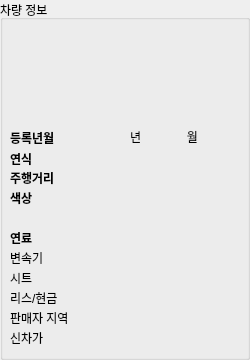
  <widget class="QGroupBox" name="groupBox">
   <property name="geometry">
    <rect>
     <x>10</x>
     <y>10</y>
     <width>250</width>
     <height>360</height>
    </rect>
   </property>
   <property name="font">
    <font>
     <pointsize>9</pointsize>
     <weight>50</weight>
     <italic>false</italic>
     <bold>false</bold>
     <underline>false</underline>
     <kerning>false</kerning>
    </font>
   </property>
   <property name="focusPolicy">
    <enum>Qt::NoFocus</enum>
   </property>
   <property name="contextMenuPolicy">
    <enum>Qt::DefaultContextMenu</enum>
   </property>
   <property name="styleSheet">
    <string notr="true"/>
   </property>
   <property name="title">
    <string>차량 정보</string>
   </property>
   <property name="flat">
    <bool>false</bool>
   </property>
   <widget class="QLabel" name="q_color">
    <property name="geometry">
     <rect>
      <x>90</x>
      <y>190</y>
      <width>140</width>
      <height>16</height>
     </rect>
    </property>
    <property name="font">
     <font>
      <pointsize>9</pointsize>
      <weight>75</weight>
      <bold>true</bold>
     </font>
    </property>
    <property name="styleSheet">
     <string notr="true"/>
    </property>
    <property name="text">
     <string/>
    </property>
   </widget>
   <widget class="QLabel" name="q_seat">
    <property name="geometry">
     <rect>
      <x>90</x>
      <y>270</y>
      <width>140</width>
      <height>16</height>
     </rect>
    </property>
    <property name="font">
     <font>
      <pointsize>9</pointsize>
     </font>
    </property>
    <property name="text">
     <string/>
    </property>
   </widget>
   <widget class="QLabel" name="q_fuel">
    <property name="geometry">
     <rect>
      <x>90</x>
      <y>230</y>
      <width>140</width>
      <height>16</height>
     </rect>
    </property>
    <property name="font">
     <font>
      <pointsize>9</pointsize>
      <weight>75</weight>
      <bold>true</bold>
     </font>
    </property>
    <property name="text">
     <string/>
    </property>
   </widget>
   <widget class="QLabel" name="q_mission">
    <property name="geometry">
     <rect>
      <x>90</x>
      <y>250</y>
      <width>140</width>
      <height>16</height>
     </rect>
    </property>
    <property name="font">
     <font>
      <pointsize>9</pointsize>
     </font>
    </property>
    <property name="text">
     <string/>
    </property>
   </widget>
   <widget class="QLabel" name="q_lease">
    <property name="geometry">
     <rect>
      <x>90</x>
      <y>290</y>
      <width>140</width>
      <height>16</height>
     </rect>
    </property>
    <property name="font">
     <font>
      <pointsize>9</pointsize>
     </font>
    </property>
    <property name="text">
     <string/>
    </property>
   </widget>
   <widget class="QLabel" name="q_region">
    <property name="geometry">
     <rect>
      <x>90</x>
      <y>310</y>
      <width>140</width>
      <height>16</height>
     </rect>
    </property>
    <property name="font">
     <font>
      <pointsize>9</pointsize>
     </font>
    </property>
    <property name="text">
     <string/>
    </property>
   </widget>
   <widget class="QLabel" name="label">
    <property name="geometry">
     <rect>
      <x>10</x>
      <y>130</y>
      <width>70</width>
      <height>16</height>
     </rect>
    </property>
    <property name="font">
     <font>
      <weight>75</weight>
      <bold>true</bold>
     </font>
    </property>
    <property name="styleSheet">
     <string notr="true"/>
    </property>
    <property name="text">
     <string>등록년월</string>
    </property>
    <property name="alignment">
     <set>Qt::AlignLeading|Qt::AlignLeft|Qt::AlignVCenter</set>
    </property>
   </widget>
   <widget class="QLabel" name="label_2">
    <property name="geometry">
     <rect>
      <x>10</x>
      <y>170</y>
      <width>70</width>
      <height>16</height>
     </rect>
    </property>
    <property name="font">
     <font>
      <weight>75</weight>
      <bold>true</bold>
     </font>
    </property>
    <property name="styleSheet">
     <string notr="true"/>
    </property>
    <property name="text">
     <string>주행거리</string>
    </property>
    <property name="alignment">
     <set>Qt::AlignLeading|Qt::AlignLeft|Qt::AlignVCenter</set>
    </property>
   </widget>
   <widget class="QLabel" name="label_3">
    <property name="geometry">
     <rect>
      <x>10</x>
      <y>190</y>
      <width>70</width>
      <height>16</height>
     </rect>
    </property>
    <property name="font">
     <font>
      <weight>75</weight>
      <bold>true</bold>
     </font>
    </property>
    <property name="styleSheet">
     <string notr="true"/>
    </property>
    <property name="text">
     <string>색상</string>
    </property>
    <property name="alignment">
     <set>Qt::AlignLeading|Qt::AlignLeft|Qt::AlignVCenter</set>
    </property>
   </widget>
   <widget class="QLabel" name="label_14">
    <property name="geometry">
     <rect>
      <x>10</x>
      <y>230</y>
      <width>70</width>
      <height>16</height>
     </rect>
    </property>
    <property name="font">
     <font>
      <weight>75</weight>
      <bold>true</bold>
     </font>
    </property>
    <property name="styleSheet">
     <string notr="true"/>
    </property>
    <property name="text">
     <string>연료</string>
    </property>
    <property name="alignment">
     <set>Qt::AlignLeading|Qt::AlignLeft|Qt::AlignVCenter</set>
    </property>
   </widget>
   <widget class="QLabel" name="label_15">
    <property name="geometry">
     <rect>
      <x>10</x>
      <y>250</y>
      <width>70</width>
      <height>16</height>
     </rect>
    </property>
    <property name="styleSheet">
     <string notr="true"/>
    </property>
    <property name="text">
     <string>변속기</string>
    </property>
    <property name="alignment">
     <set>Qt::AlignLeading|Qt::AlignLeft|Qt::AlignVCenter</set>
    </property>
   </widget>
   <widget class="QLabel" name="label_16">
    <property name="geometry">
     <rect>
      <x>10</x>
      <y>270</y>
      <width>70</width>
      <height>16</height>
     </rect>
    </property>
    <property name="styleSheet">
     <string notr="true"/>
    </property>
    <property name="text">
     <string>시트</string>
    </property>
    <property name="alignment">
     <set>Qt::AlignLeading|Qt::AlignLeft|Qt::AlignVCenter</set>
    </property>
   </widget>
   <widget class="QLabel" name="label_17">
    <property name="geometry">
     <rect>
      <x>10</x>
      <y>290</y>
      <width>70</width>
      <height>16</height>
     </rect>
    </property>
    <property name="styleSheet">
     <string notr="true"/>
    </property>
    <property name="text">
     <string>리스/현금</string>
    </property>
    <property name="alignment">
     <set>Qt::AlignLeading|Qt::AlignLeft|Qt::AlignVCenter</set>
    </property>
   </widget>
   <widget class="QLabel" name="label_18">
    <property name="geometry">
     <rect>
      <x>10</x>
      <y>310</y>
      <width>70</width>
      <height>16</height>
     </rect>
    </property>
    <property name="styleSheet">
     <string notr="true"/>
    </property>
    <property name="text">
     <string>판매자 지역</string>
    </property>
    <property name="alignment">
     <set>Qt::AlignLeading|Qt::AlignLeft|Qt::AlignVCenter</set>
    </property>
   </widget>
   <widget class="QLabel" name="label_8">
    <property name="geometry">
     <rect>
      <x>10</x>
      <y>151</y>
      <width>70</width>
      <height>16</height>
     </rect>
    </property>
    <property name="font">
     <font>
      <weight>75</weight>
      <bold>true</bold>
     </font>
    </property>
    <property name="styleSheet">
     <string notr="true"/>
    </property>
    <property name="text">
     <string>연식</string>
    </property>
    <property name="alignment">
     <set>Qt::AlignLeading|Qt::AlignLeft|Qt::AlignVCenter</set>
    </property>
   </widget>
   <widget class="QLabel" name="q_color_detail">
    <property name="geometry">
     <rect>
      <x>90</x>
      <y>210</y>
      <width>140</width>
      <height>16</height>
     </rect>
    </property>
    <property name="font">
     <font>
      <pointsize>9</pointsize>
      <weight>50</weight>
      <italic>false</italic>
      <bold>false</bold>
     </font>
    </property>
    <property name="styleSheet">
     <string notr="true"/>
    </property>
    <property name="text">
     <string/>
    </property>
   </widget>
   <widget class="QLabel" name="q_grade">
    <property name="geometry">
     <rect>
      <x>10</x>
      <y>110</y>
      <width>230</width>
      <height>20</height>
     </rect>
    </property>
    <property name="font">
     <font>
      <pointsize>9</pointsize>
      <weight>75</weight>
      <bold>true</bold>
     </font>
    </property>
    <property name="styleSheet">
     <string notr="true"/>
    </property>
    <property name="text">
     <string/>
    </property>
   </widget>
   <widget class="QLabel" name="q_model_detail">
    <property name="geometry">
     <rect>
      <x>10</x>
      <y>90</y>
      <width>230</width>
      <height>20</height>
     </rect>
    </property>
    <property name="font">
     <font>
      <pointsize>9</pointsize>
      <weight>75</weight>
      <bold>true</bold>
     </font>
    </property>
    <property name="text">
     <string/>
    </property>
   </widget>
   <widget class="QLabel" name="q_brand">
    <property name="geometry">
     <rect>
      <x>10</x>
      <y>50</y>
      <width>230</width>
      <height>20</height>
     </rect>
    </property>
    <property name="font">
     <font>
      <pointsize>9</pointsize>
     </font>
    </property>
    <property name="text">
     <string/>
    </property>
   </widget>
   <widget class="QLabel" name="q_model">
    <property name="geometry">
     <rect>
      <x>10</x>
      <y>70</y>
      <width>230</width>
      <height>20</height>
     </rect>
    </property>
    <property name="font">
     <font>
      <pointsize>9</pointsize>
     </font>
    </property>
    <property name="text">
     <string/>
    </property>
   </widget>
   <widget class="QLabel" name="q_years">
    <property name="geometry">
     <rect>
      <x>90</x>
      <y>130</y>
      <width>28</width>
      <height>16</height>
     </rect>
    </property>
    <property name="font">
     <font>
      <pointsize>9</pointsize>
      <weight>75</weight>
      <bold>true</bold>
     </font>
    </property>
    <property name="text">
     <string/>
    </property>
   </widget>
   <widget class="QLabel" name="label_4">
    <property name="geometry">
     <rect>
      <x>130</x>
      <y>130</y>
      <width>18</width>
      <height>16</height>
     </rect>
    </property>
    <property name="font">
     <font>
      <pointsize>9</pointsize>
     </font>
    </property>
    <property name="styleSheet">
     <string notr="true"/>
    </property>
    <property name="text">
     <string>년</string>
    </property>
    <property name="alignment">
     <set>Qt::AlignBottom|Qt::AlignLeading|Qt::AlignLeft</set>
    </property>
   </widget>
   <widget class="QLabel" name="label_6">
    <property name="geometry">
     <rect>
      <x>180</x>
      <y>130</y>
      <width>18</width>
      <height>16</height>
     </rect>
    </property>
    <property name="font">
     <font>
      <pointsize>9</pointsize>
     </font>
    </property>
    <property name="styleSheet">
     <string notr="true"/>
    </property>
    <property name="text">
     <string>월</string>
    </property>
    <property name="alignment">
     <set>Qt::AlignBottom|Qt::AlignRight|Qt::AlignTrailing</set>
    </property>
   </widget>
   <widget class="QLabel" name="q_month">
    <property name="geometry">
     <rect>
      <x>157</x>
      <y>130</y>
      <width>17</width>
      <height>16</height>
     </rect>
    </property>
    <property name="font">
     <font>
      <pointsize>9</pointsize>
      <weight>75</weight>
      <bold>true</bold>
     </font>
    </property>
    <property name="text">
     <string/>
    </property>
    <property name="alignment">
     <set>Qt::AlignRight|Qt::AlignTrailing|Qt::AlignVCenter</set>
    </property>
   </widget>
   <widget class="QLabel" name="q_car_years">
    <property name="geometry">
     <rect>
      <x>90</x>
      <y>150</y>
      <width>36</width>
      <height>16</height>
     </rect>
    </property>
    <property name="font">
     <font>
      <pointsize>9</pointsize>
      <weight>75</weight>
      <bold>true</bold>
     </font>
    </property>
    <property name="text">
     <string/>
    </property>
   </widget>
   <widget class="QLabel" name="q_mileage">
    <property name="geometry">
     <rect>
      <x>90</x>
      <y>170</y>
      <width>81</width>
      <height>16</height>
     </rect>
    </property>
    <property name="font">
     <font>
      <pointsize>9</pointsize>
      <weight>75</weight>
      <bold>true</bold>
     </font>
    </property>
    <property name="text">
     <string/>
    </property>
   </widget>
   <widget class="QLabel" name="q_car_number">
    <property name="geometry">
     <rect>
      <x>10</x>
      <y>30</y>
      <width>230</width>
      <height>20</height>
     </rect>
    </property>
    <property name="font">
     <font>
      <pointsize>9</pointsize>
     </font>
    </property>
    <property name="text">
     <string/>
    </property>
   </widget>
   <widget class="QLabel" name="q_car_new_price">
    <property name="geometry">
     <rect>
      <x>90</x>
      <y>330</y>
      <width>140</width>
      <height>16</height>
     </rect>
    </property>
    <property name="font">
     <font>
      <pointsize>9</pointsize>
     </font>
    </property>
    <property name="text">
     <string/>
    </property>
   </widget>
   <widget class="QLabel" name="label_19">
    <property name="geometry">
     <rect>
      <x>10</x>
      <y>330</y>
      <width>70</width>
      <height>16</height>
     </rect>
    </property>
    <property name="styleSheet">
     <string notr="true"/>
    </property>
    <property name="text">
     <string>신차가</string>
    </property>
    <property name="alignment">
     <set>Qt::AlignLeading|Qt::AlignLeft|Qt::AlignVCenter</set>
    </property>
   </widget>
  </widget>
